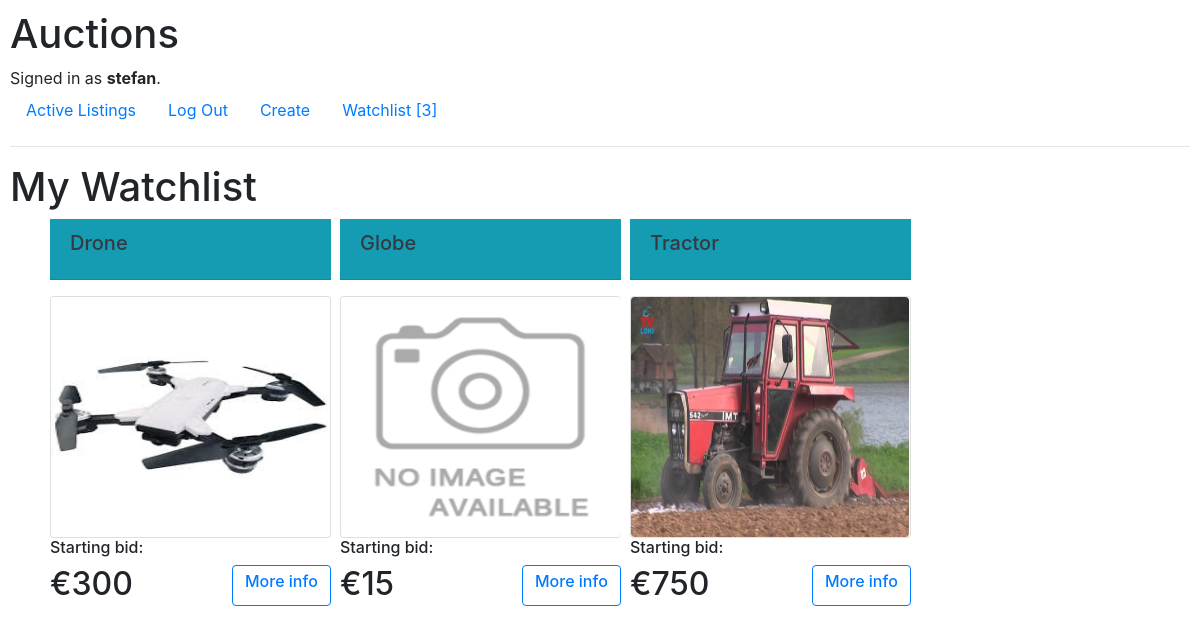
The app's page /watchlist/ (signed in), older data.
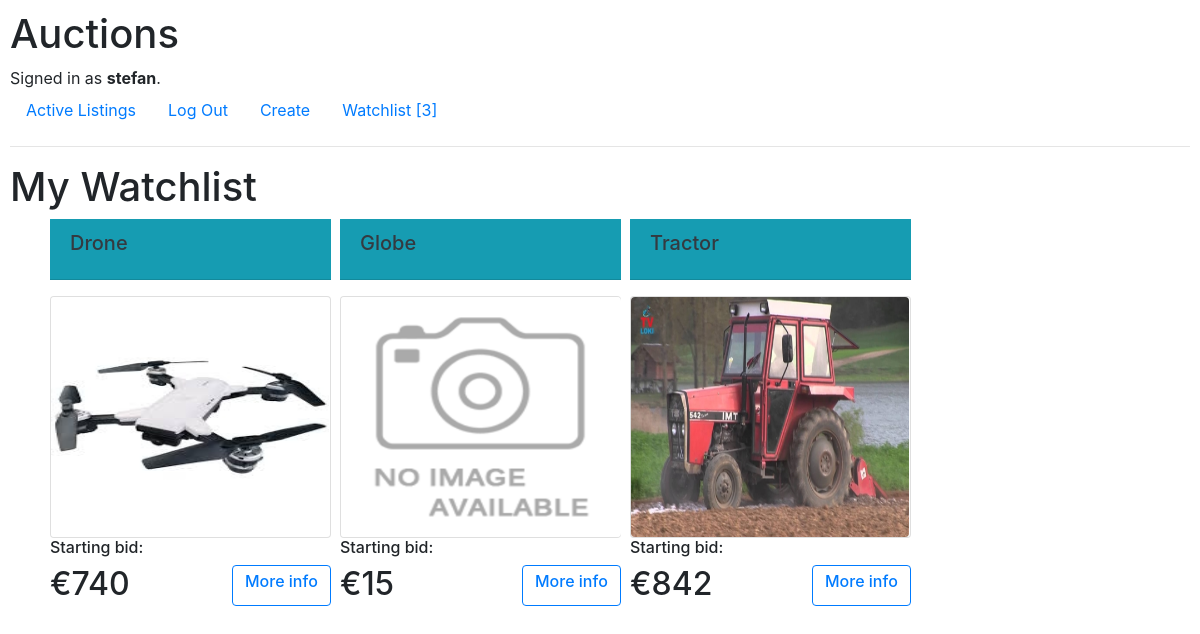
The same page, newer data.
### auctions/models.py (models this page shows, shortened)
class Watchlist(models.Model):
    user_id = models.ForeignKey(User, on_delete=models.CASCADE, related_name='user_idd')
    auction_id = models.ForeignKey(Auction, on_delete=models.CASCADE, related_name='auction_idd')

class Auction(models.Model):
    seller = models.ForeignKey(User, on_delete=models.CASCADE, related_name='bidder')
    title = models.CharField(max_length=60)
    subtitle = models.CharField(max_length=1200)
    start_bit = models.IntegerField()
    image = ResizedImageField(size=[500, 500], quality=100, null=True, blank=True, upload_to="images/")
    data = models.DateTimeField(auto_now=True)
    select_category = models.ForeignKey(Category, on_delete=models.CASCADE, related_name='categories', default=None)

### auctions/views.py (the view)
# urls.py: path("watchlist/", views.watchlist, name='watchlist'),
@login_required
def watchlist(request):
    user_id = request.user
    user_watchlist = Watchlist.objects.filter(user_id=user_id)
    count = Watchlist.objects.filter(user_id=user_id).count()
    return render(request, "auctions/watchlist.html", {
        'lists': user_watchlist,
        'count': count
    })

### auctions/templates/auctions/watchlist.html (shortened to what this page needs)
{% extends "auctions/layout.html" %}
{% load static %}
{% block body %}
    <h1>My Watchlist </h1>
<div style="display: grid; grid-template-columns: 25% 25% 25% 25%; padding-left: 20px; ">
    {% for list in lists %}
        <div style="padding-left: 20px; width: 18.8rem; padding-bottom: 80px">
            <div class="card-title text-dark bg-info mb-3">
                  <div class="card-header">
                    <h5 class="card-title">{{ list.auction_id.title }}</h5>
                  </div>
            </div>
            <div class="card">
                {% if list.auction_id.image %}
                    <img src="{{ list.auction_id.image.url }}" class="rounded" style="width: 17.4rem; height: 15rem">
                {% else %}
                    <img src="{% static 'auctions/images/default.png' %}" class="rounded" style="width: 17.5rem; height: 15rem">
                {% endif %}
            </div>
            <h6>Starting bid:</h6><h2> €{{ list.auction_id.start_bit }}
            <div class="btn btn-outline-primary"  style="float: right;"><h6><a href="{% url 'item' list.auction_id.id %}">{{ item }}More info</a></h6></div> </h2>
        </div>
        {% endfor %}
 </div>
{% endblock %}

Row changes from the older to the newer data that the page shows:
changed through a linked row, Watchlist "Drone": auction_id.start_bit "300" → "740"
changed through a linked row, Watchlist "Tractor": auction_id.start_bit "750" → "842"
